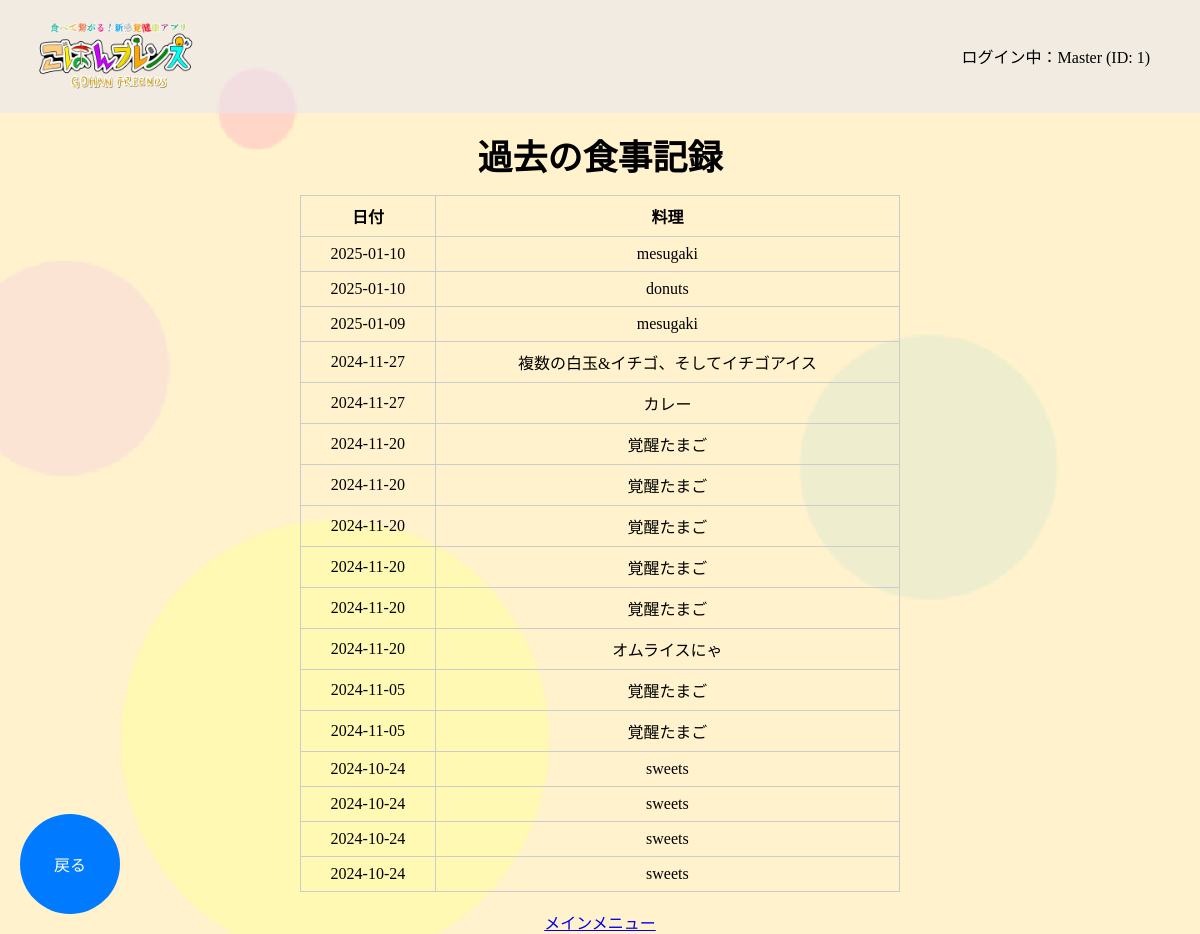
The page /sugg/eat_hist (signed in) on the database its author committed.
### tables this page shows
CREATE TABLE FOOD_DATA ( FOOD_ID INTEGER PRIMARY KEY, ACCOUNT_ID INTEGER NOT NULL, EAT_DATE DATE, CUISINE TEXT );

### app.py (the view)
@app.route('/sugg/eat_hist')
def eat_hist():
    account_id = session.get('account_id')  # セッションからログイン中のアカウントIDを取得
    if not account_id:
        return redirect(url_for('home'))  # アカウントIDがない場合はホームにリダイレクト
    conn = get_db()  # データベース接続
    cursor = conn.cursor()
    cursor.execute("""
    SELECT EAT_DATE, CUISINE
    FROM FOOD_DATA
    WHERE ACCOUNT_ID = ?
    ORDER BY EAT_DATE DESC
    """, (account_id,))
    food_data_list = cursor.fetchall()  # 結果を取得
    conn.close()  # データベース接続を閉じる
    return render_template('sugg/eat_hist.html', food_data_list=food_data_list, account_id=account_id)

### app.py (called while the page is built)
def get_db():
    conn = sqlite3.connect(DATABASE)
    return conn

@app.context_processor
def inject_account_info():
    return {
        'account_name': session.get('account_name'),
        'account_id': session.get('account_id')
    }

### templates/sugg/eat_hist.html (shortened to what this page needs)
{% extends 'base.html' %}
{% block content %}
<div class="main-contents">
    <p class="main-text">過去の食事記録</h2>
        <div class="ate-container">
            {% if food_data_list %}
                <table class="eat-hist-table">
                    <thead>
                        <tr>
                            <th>日付</th>
                            <th>料理</th>
                        </tr>
                    </thead>
                    <tbody>
                        {% for eat_date, cuisine in food_data_list %}
                            <tr>
                                <td>{{ eat_date }}</td>
                                <td>{{ cuisine }}</td>
                            </tr>
                        {% endfor %}
                    </tbody>
                </table>
            {% else %}
                <p class="txt-center">食事記録はありません。</p>
            {% endif %}
        </div>
    <div class="back-button-container">
        <button onclick="location.href='{{ url_for('sugg_menu') }}';" class="back-button">戻る</button>
    </div>
</div>
<br>
<div class="txt-center">
    <a href="{{ url_for('mainmenu') }}">メインメニュー</a>
</div>
{% endblock %}

### static/css/style.css (style rules this page uses)
html, body { margin: 0; padding: 0; box-sizing: border-box; height: 100%; }
.kabegami { background-size: cover; }
.back-button-container { position: fixed; bottom: 20px; left: 20px; }
.back-button-container button { width: 100px; height: 100px; border-radius: 50%; border: none; background-color: #007BFF; color: white; font-size: 16px; display: flex; justify-content: center; align-items: center; cursor: pointer; transition: background-color 0.3s; }
.main-contents { padding-top: 70px; }
.main-text { text-align: center; margin-top: -25px; margin-bottom: 15px; font-size: 35px; font-weight: bold; }
table { border-collapse: collapse; width: 80%; }
th, td { border: 1px solid #ccc; padding: 8px; text-align: center; }
.txt-center { text-align: center; }
.eat-hist-table { width: 50%; margin: 0 auto; border-collapse: collapse; }

### rows shown on the page
FOOD_DATA: EAT_DATE "2025-01-10", CUISINE "mesugaki"
FOOD_DATA: EAT_DATE "2025-01-10", CUISINE "donuts"
FOOD_DATA: EAT_DATE "2025-01-09", CUISINE "mesugaki"
FOOD_DATA: EAT_DATE "2024-11-27", CUISINE "複数の白玉&イチゴ、そしてイチゴアイス"
FOOD_DATA: EAT_DATE "2024-11-27", CUISINE "カレー"
FOOD_DATA: EAT_DATE "2024-11-20", CUISINE "覚醒たまご"
FOOD_DATA: EAT_DATE "2024-11-20", CUISINE "覚醒たまご"
FOOD_DATA: EAT_DATE "2024-11-20", CUISINE "覚醒たまご"
FOOD_DATA: EAT_DATE "2024-11-20", CUISINE "覚醒たまご"
FOOD_DATA: EAT_DATE "2024-11-20", CUISINE "覚醒たまご"
FOOD_DATA: EAT_DATE "2024-11-20", CUISINE "オムライスにゃ"
FOOD_DATA: EAT_DATE "2024-11-05", CUISINE "覚醒たまご"
FOOD_DATA: EAT_DATE "2024-11-05", CUISINE "覚醒たまご"
FOOD_DATA: EAT_DATE "2024-10-24", CUISINE "sweets"
FOOD_DATA: EAT_DATE "2024-10-24", CUISINE "sweets"
FOOD_DATA: EAT_DATE "2024-10-24", CUISINE "sweets"
FOOD_DATA: EAT_DATE "2024-10-24", CUISINE "sweets"

### other values the page prints
{{ account_name }} "Master"
{{ account_id }} "1"
